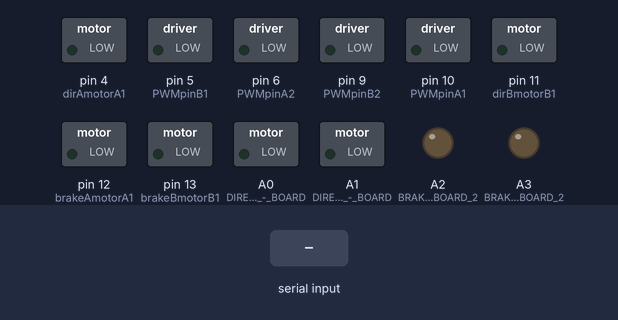
This sketch was run on a simulated Arduino Uno, built with avr-gcc and run on an emulated ATmega328P. Parts: switched loads named in the sketch (green lamp = pin HIGH), output pins drawn as LEDs (lit = HIGH). Inputs (shaded band) come from the test bench. What the sketch prints to the serial monitor is not drawn.

Above: at 1.2 s.
1.3 s: "w" received over Serial
At 1.8 s:
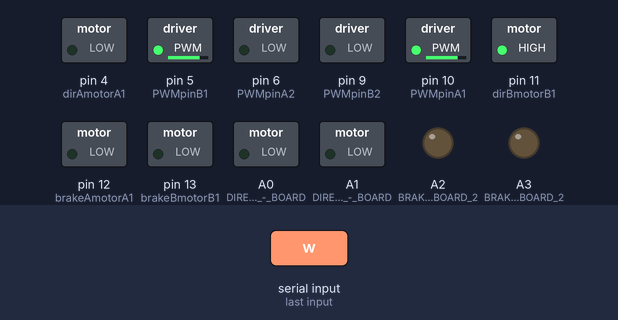
2.8 s: "q" received over Serial
At 2.95 s:
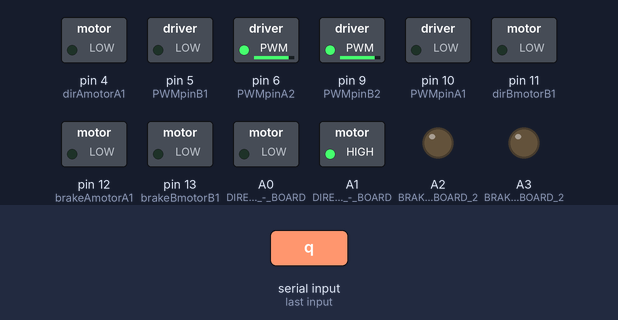
4.5 s: "e" received over Serial
At 4.65 s:
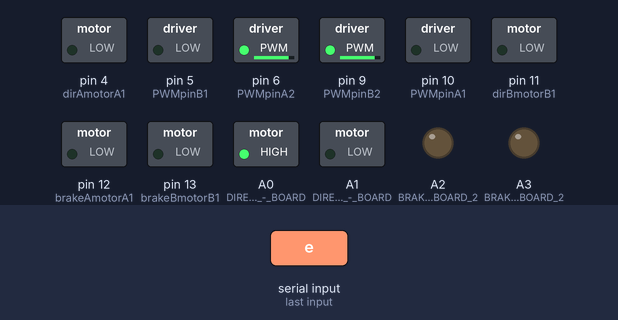
Timing chart, 0 to 7.5 s (numbered marks = the images above; inputs shaded):
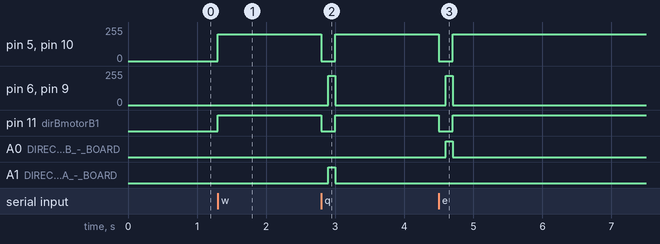

The sketch:

V6_Motor_Controller.ino
```cpp
//--------------------------------------------------------------------------------
// 4 MOTOR RUNNING CODE - VERSION 6 - TUNED
//--------------------------------------------------------------------------------

//INFORMATION: --> w = forward, s = backwards, a = left, d = right
//             --> q = shift right, e = shift left, f = shift forward, r = shift backward
//             --> Board 1 controls forwards and backwards movement
//             --> Board 2 controls left and right movement
//             --> implements a basic realign
//             --> has issues with true true

//PWM Variables
unsigned int pwm_A1 = 200;
unsigned int pwm_B1 = 200;
unsigned int pwm_A2 = 200;
unsigned int pwm_B2 = 200;

unsigned int shiftpwm_A1 = 220;
unsigned int shiftpwm_B1 = 220;
unsigned int shiftpwm_A2 = 220;
unsigned int shiftpwm_B2 = 220;


//BOARD 1 - FORWARD AND BACKWARD
int PWMpinA1 = 10;
int PWMpinB1 = 5;
int brakeAmotorA1 = 12;
int brakeBmotorB1 = 13;
int dirAmotorA1 = 4;
int dirBmotorB1 = 11;

//BOARD 2 - LEFT AND RIGHT

int PWMpinA2 = 6;
int PWMpinB2 = 9;

//COMMANDS
char start_command;
char next_command;
char Kyles_Clear;

//SHIFT TIMES
#define left_shift_time 100
#define right_shift_time 100
#define forward_shift_time 100
#define backward_shift_time 100

void setup() {

  //MOTOR SHIELD 1 ON DIGITAL PINS
  pinMode(brakeAmotorA1, OUTPUT); //Initiates motor 1 channel A brake on board 1
  pinMode(brakeBmotorB1, OUTPUT); // Initiates motor 2 channel B brake on board 1
  pinMode(dirAmotorA1, OUTPUT); // Initiates motor 1 dir A on board 1
  pinMode(dirBmotorB1, OUTPUT); // Initiates motor 1 dir B on board 1

  //MOTORSHIELD 2 ON ANALOG PINS
  pinMode(A0, OUTPUT); //DIRECTION MOTOR B - BOARD 2
  pinMode(A1, OUTPUT); //DIRECTION MOTOR A - BOARD 2
  pinMode(A2, OUTPUT); //BRAKE B - BOARD 2
  pinMode(A3, OUTPUT); //BRAKE A - BOARD 2

  //Initiate Serial Monitor
  Serial.begin(9600);
  Serial.println("in Loop");
}


//--------------------------------------------------------------------------------
// TAKING IN COMMANDS LOOP
//--------------------------------------------------------------------------------

void loop() {
  //  Serial.println("in Loop");
  //  runA1(200,true);
  //  runB1(0,false);
  if (Serial.available() > 0) start_command = Serial.read(); //GET STARTING COMMAND

  //MOVING FORWARDS
  if (start_command == 'w') {

    runA1(pwm_A1, true);
    runB1(pwm_B1, false);

    if (Serial.available() > 0) next_command = Serial.read(); //GET NEXT COMMAND

    while (next_command != 'z') { //SHIFT IF NEEDED UNTIL ITS TIME TO STOP
      if (next_command == 'q') shiftLeft();
      else if (next_command == 'e') shiftRight();

      runA1(pwm_A1, true);
      runB1(pwm_B1, false);

      next_command = 'n'; //Neutral Command to do nothing
      if (Serial.available() > 0) next_command = Serial.read();
    }

    board1stop(); //STOP MOVING
    start_command = 'n';
    next_command = 'n';
  }

  //MOVING BACKWARDS
  else if (start_command == 's') {

    runA1(pwm_A1, false);
    runB1(pwm_B1, true);

    if (Serial.available() > 0) next_command = Serial.read();

    while (next_command != 'z') {
      if (next_command == 'q') shiftLeft();
      else if (next_command == 'e') shiftRight();

      runA1(pwm_A1, false);
      runB1(pwm_B1, true);

      next_command = 'n'; //Neutral Command to do nothing
      if (Serial.available() > 0) next_command = Serial.read();
    }

    board1stop();
    start_command = 'n';
    next_command = 'n';
  }

  //MOVING RIGHT
  else if (start_command == 'd') {

    runA2(pwm_A2, true);
    runB2(pwm_B2, false);

    if (Serial.available() > 0) next_command = Serial.read();

    while (next_command != 'z') {
      if (next_command == 'f') shiftForward(); //SHIFT FORWARD
      else if (next_command == 'r') shiftBackward(); //SHIFT REVERSE

      runA2(pwm_A2, true);
      runB2(pwm_B2, false);

      next_command = 'n'; //Neutral Command to do nothing
      if (Serial.available() > 0) next_command = Serial.read();
    }

    board2stop();
    start_command = 'n';
    next_command = 'n';
  }

  //MOVING LEFT
  else if (start_command == 'a') {

    runA2(pwm_A2, false);
    runB2(pwm_B2, true);

    if (Serial.available() > 0) next_command = Serial.read();

    while (next_command != 'z') {
      if (next_command == 'f') shiftForward(); //SHIFT FORWARD
      else if (next_command == 'r') shiftBackward(); //SHIFT REVERSE

      runA2(pwm_A2, false);
      runB2(pwm_B2, true);

      next_command = 'n'; //Neutral Command to do nothing
      if (Serial.available() > 0) next_command = Serial.read();
    }

    board2stop();
    start_command = 'n';
    next_command = 'n';
  }

  // Kyles_Clear = Serial.read();
}


//--------------------------------------------------------------------------------
// MOTOR RUN CODE - MOTORS ON BOARD 1 - FORWARD AND BACKWARD
//--------------------------------------------------------------------------------

void runA1(int speed, boolean rev) {
  //Channel A
  if (rev) digitalWrite(dirAmotorA1, LOW);
  else digitalWrite(dirAmotorA1, HIGH);

  digitalWrite(brakeAmotorA1, LOW);   //Disengage the Brake for Channel A
  analogWrite(PWMpinA1, speed);   //Spins the motor on Channel A at full speed
}

void runB1(int speed, boolean rev) {
  if (rev) digitalWrite(dirBmotorB1, LOW);
  else digitalWrite(dirBmotorB1, HIGH);

  digitalWrite(brakeBmotorB1, LOW);   //Disengage the Brake for Channel A
  analogWrite(PWMpinB1, speed);   //Spins the motor on Channel A at full speed
}


//--------------------------------------------------------------------------------
// MOTOR RUN CODE - MOTORS ON BOARD 2 - LEFT AND RIGHT
// --------------------------------------------------------------------------------

void runA2(int speed, boolean rev) {
  if (rev) digitalWrite(A1, LOW);
  else digitalWrite(A1, HIGH);

  digitalWrite(A3, LOW);   //Disengage the Brake for Channel A
  analogWrite(PWMpinA2, speed);   //Spins the motor on Channel A at speed
}


void runB2(int speed, boolean rev) {
  if (rev) digitalWrite(A0, LOW);
  else digitalWrite(A0, HIGH);

  digitalWrite(A2, LOW);   //Disengage the Brake for Channel B
  analogWrite(PWMpinB2, speed);   //Spins the motor on Channel B at speed
}


//--------------------------------------------------------------------------------
// STOPPING FUNCTIONS
//--------------------------------------------------------------------------------

//BOARD 1 STOPPING FUNCTIONS - FORWARDS AND BACKWARDS
void board1stop() {
  digitalWrite(brakeAmotorA1, HIGH);
  digitalWrite(brakeBmotorB1, HIGH);

  runA1(0, true);
  runB1(0, true);
}

//BOARD 2 STOPPING FUNCTIONS - LEFT AND RIGHT
void board2stop() {
  digitalWrite(A2, HIGH);
  digitalWrite(A3, HIGH);

  runA2(0, true);
  runB2(0, true);
}


//--------------------------------------------------------------------------------
// SHIFTING FUNCTIONS
//--------------------------------------------------------------------------------

void shiftLeft() {

  board1stop();
  delay(100);

  runA2(shiftpwm_A1, false);
  runB2(shiftpwm_B2, true);
  delay(left_shift_time);
  board2stop();


}

void shiftRight() {

  board1stop();
  delay(100);

  runA2(shiftpwm_A2, true);
  runB2(shiftpwm_B2, false);
  delay(right_shift_time);
  board2stop();


}

void shiftForward() {

  board2stop();
  delay(100);

  runA1(shiftpwm_A1, true);
  runB1(shiftpwm_B1, false);
  delay(forward_shift_time);
  board1stop();
}

void shiftBackward() {

  board2stop();
  delay(100);

  runA1(shiftpwm_A1, false);
  runB1(shiftpwm_B1, true);
  delay(backward_shift_time);
  board1stop();
}


//--------------------------------------------------------------------------------
// ARCHIVED CODE
//--------------------------------------------------------------------------------

////time in millis to execute each of the drive functions for 13.3V battery
//#define left_turning_time 650
//#define right_turning_time 700
//#define forwards_time 500
//#define backwards_time 500
//#define right_align_time 90
//#define left_align_time 90
```

Measured:
- after the input at 1.3 s, pin 5 (PWMpinB1), pin 10 (PWMpinA1): 0/255 → 200/255 at once; pin 11 (dirBmotorB1): LOW → HIGH at once
- after the input at 2.8 s, pin 5 (PWMpinB1), pin 10 (PWMpinA1): 200/255 → 0/255 at once, → 200/255 0.20 s later; pin 6 (PWMpinA2), pin 9 (PWMpinB2): 0/255 → 220/255 after 0.10 s, → 0/255 0.10 s later; pin 11 (dirBmotorB1): HIGH → LOW at once, → HIGH 0.20 s later; A1 (DIRECTION_MOTOR_A_-_BOARD): LOW → HIGH after 0.10 s, → LOW 0.10 s later
- after the input at 4.5 s, pin 5 (PWMpinB1), pin 10 (PWMpinA1): 200/255 → 0/255 at once, → 200/255 0.20 s later; pin 6 (PWMpinA2), pin 9 (PWMpinB2): 0/255 → 220/255 after 0.10 s, → 0/255 0.10 s later; pin 11 (dirBmotorB1): HIGH → LOW at once, → HIGH 0.20 s later; A0 (DIRECTION_MOTOR_B_-_BOARD): LOW → HIGH after 0.10 s, → LOW 0.10 s later
